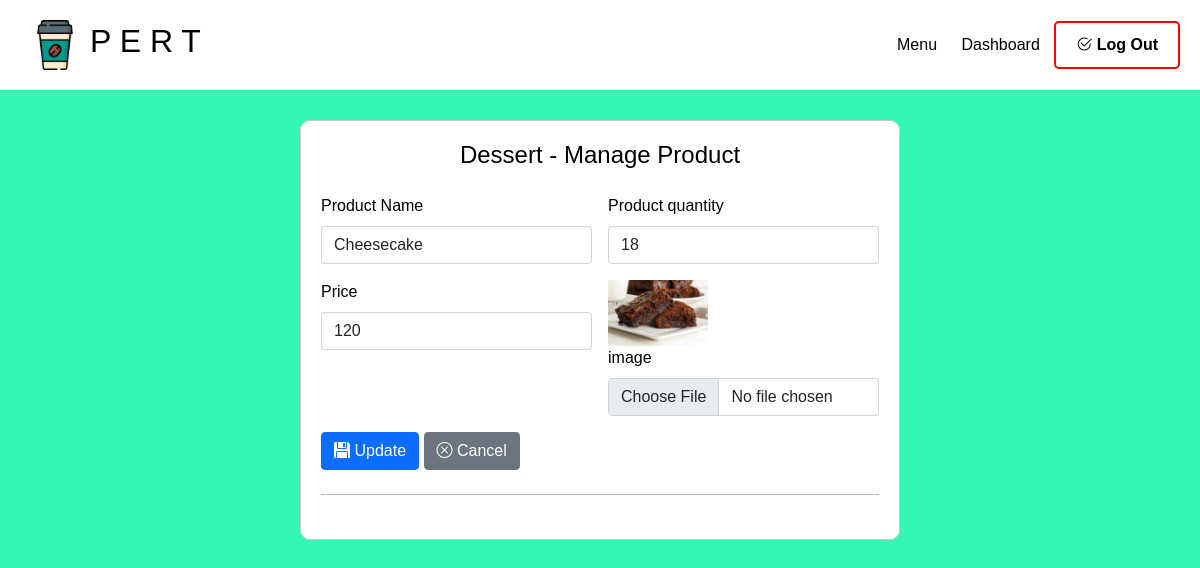
/Managerphp/dessert_config.php?id=2 (signed in), run on the app's committed database.
### tables this page shows
CREATE TABLE `dessert_menu` (
  `dess_menuID` int(10) NOT NULL,
  `dess_menuName` varchar(255) NOT NULL,
  `dess_quantity` int(3) DEFAULT NULL,
  `dess_price` int(3) NOT NULL,
  `dess_picture` varchar(255) NOT NULL
);

### Managerphp/dessert_config.php (the view, shortened to what this page needs)
<?php
include '../condb/database.php';
$result = [
    'dess_menuID' => '',
    'dess_menuName' => '',
    'dess_quantity' => '',
    'dess_price' => '',
    'dess_picture' => '',
];
if (!empty($_GET['id'])) {
    $query_product = mysqli_query($conn, "SELECT * FROM dessert_menu WHERE dess_menuID = '{$_GET['id']}'");
    $result = mysqli_fetch_assoc($query_product);
}
?>
<!DOCTYPE html>
<html lang="en">
<head>
    <link href="https://cdn.jsdelivr.net/npm/bootstrap@5.0.2/dist/css/bootstrap.min.css" rel="stylesheet">
    <link rel="stylesheet" href="https://cdn.jsdelivr.net/npm/bootstrap-icons@1.11.3/font/bootstrap-icons.min.css">
    <link rel="stylesheet" href="../css/add_styles.css">
</head>
<body>
    <div class="nav">
        <div class="logo-container">
            <a href="#"><img src="../image/coffee-cup.png" class="logo" /></a>
            <h2>P E R T</h2>
        </div>
        <div class="links">
            <a href="index.php">Menu</a>
            <a href="#">Dashboard</a>
            <button id="LogoutBtn"><i class="bi bi-check2-circle"></i> Log Out</button>
        </div>
    </div>
    <div class="container">
        <div class="ter">
            <div class="row justify-content-center">
                <div class="col-md-8">
                    <div class="form-container">
                        <h4 class="text-center mb-4">Dessert - Manage Product</h4>
                        <form action="../condb/dessert-configdb.php" method="post" enctype="multipart/form-data">
                            <div class="row g-3 mb-3">
                                <div class="col-sm-6">
                                    <label class="form-label">Product Name</label>
                                    <input type="text" name="product_name" class="form-control" value="<?php echo $result['dess_menuName']; ?>">
                                </div>
                                <div class="col-sm-6">
                                    <label class="form-label">Product quantity</label>
                                    <input type="number" name="product_quantity" class="form-control" value="<?php echo $result['dess_quantity']; ?>">
                                </div>
                                <div class="col-sm-6">
                                    <label class="form-label">Price</label>
                                    <input type="text" name="price" class="form-control" value="<?php echo $result['dess_price']; ?>">
                                </div>
                                <div class="col-sm-6">
                                    <div>
                                        <?php if (!empty($result['dess_picture'])) : ?>
                                            <img src="../image/menu/Dessert/<?php echo $result['dess_picture']; ?>" width="100" alt="Product Image">
                                        <?php endif; ?>
                                    </div>
                                    <label for="formfile" class="form-label">image</label>
                                    <input type="file" name="profile_image" class="form-control" accept="image/png, image/jpg, image/jpeg">
                                </div>
                            </div>
                            <?php if (empty($result['dess_menuID'])) : ?>
                                <button type="submit" class="btn btn-primary"><i class="bi bi-floppy-fill"></i> Create</button>
                            <?php else : ?>
                                <button type="submit" class="btn btn-primary"><i class="bi bi-floppy-fill"></i> Update</button>
                            <?php endif; ?>
                            <a role="button" class="btn btn-secondary" href="index.php"><i class="bi bi-x-circle"></i> Cancel </a>
                            <hr class="my-4">
                        </form>
                    </div>
                </div>
            </div>
        </div>
    </div>
</body>
</html>

### css/add_styles.css (style rules this page uses)
body { background-color: #34f6b5; color: black; font-family: Arial, sans-serif; }
.container { max-width: 1200px; margin: 0 auto; }
.nav { background-color: white; display: flex; align-items: center; justify-content: space-between; padding: 20px; }
.nav a { color: black; text-decoration: none; margin: 0 10px; }
.nav button { border: none; background-color: green; color: black; padding: 10px 20px; border-radius: 5px; cursor: pointer; }
.logo-container { display: flex; align-items: center; }
.logo { max-width: 50px; max-height: 50px; }
.links button { border: 2px solid red; background-color: transparent; color: black; padding: 10px 20px; border-radius: 5px; cursor: pointer; font-weight: bold; transition: background-color 0.3s, border-color 0.3s; }

### Managerphp/dessert_config.php (style rules this page uses)
.form-container { background-color: white; border: 1px solid #ccc; border-radius: 10px; padding: 20px; max-width: 600px; margin: auto; margin-top: 30px; }

### data on the page
dessert_menu: product_name "Cheesecake", product_quantity "18", price "120", dess_picture (picture)
